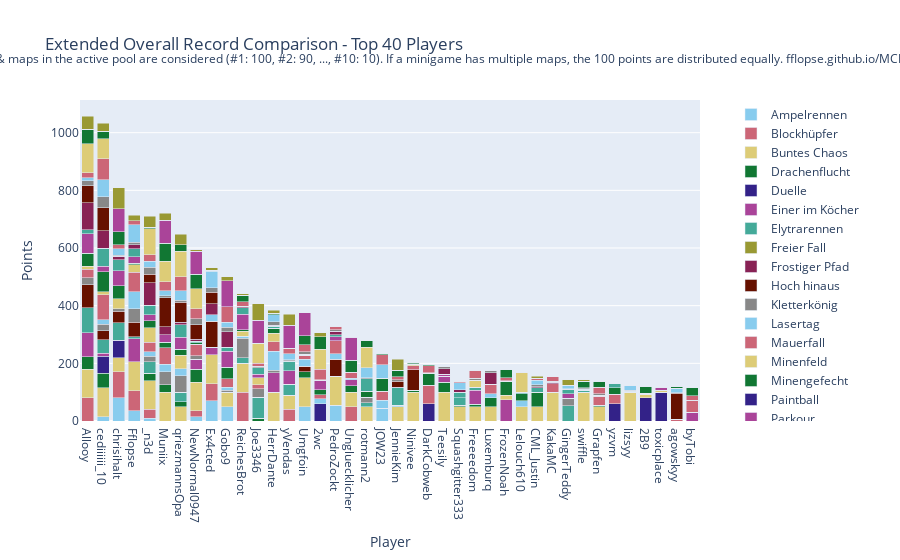

Notebook source saved alongside this figure:
### Code cell
import plotly.graph_objects as go

# Sum all columns to get the total score
outDf['Total'] = outDf.sum(axis=1)

# Sort by total score and fill N/A values with 0
outDf = outDf.sort_values(by='Total', ascending=False).fillna(0)

# Crop to top 10 players
cropDf = outDf.head(40).copy()

# Drop the 'Total' column for plotting
cropDf = cropDf.drop(columns=['Total'])

# Create a color palette
color_palette = px.colors.qualitative.Safe

# Create the stacked bar plot
fig = go.Figure()

cropDf = remove_duplicate_columns(cropDf)

for column in cropDf.columns.difference(['Player']):
    fig.add_trace(go.Bar(
        x=cropDf.index,
        y=cropDf[column],
        name=column,
        marker_color=color_palette[len(fig.data) % len(color_palette)]
    ))

# Update layout
fig.update_layout(
    barmode='stack',
    title='Extended Overall Record Comparison - Top 40 Players',
    xaxis=dict(title='Player'),
    yaxis=dict(title='Points'),
    #height=800,
    #width=1000,
    legend=dict(
        x=1.05,
        y=0.5,
        traceorder='normal',
        font=dict(size=12),
        bgcolor='rgba(255, 255, 255, 0)',
        bordercolor='rgba(0, 0, 0, 0)'
    ),
    margin=dict(r=200),  # Adjust right margin to make room for the legend
    annotations=[
        dict(
            x=0.5,
            y=1.1635,
            xref='paper',
            yref='paper',
            text='Max 100 points per minigame. Records #1 through #10 of games & maps in the active pool are considered (#1: 100, #2: 90, ..., #10: 10). If a minigame has multiple maps, the 100 points are distributed equally. fflopse.github.io/MCP-Records/data-analysis/global-ranking.ipynb',
            showarrow=False,
            font=dict(size=12),
            xanchor='center'
        )
    ]
)

fig.show()

# save the plot as an html file

fig.write_html('out/ext_overall_record_comparison.html')

### Figure 1 — Plotly figure (JSON) as saved in the notebook; plotly's stock layout.template omitted (floating-point values rounded to 4 significant figures)
{"data": [{"marker": {"color": "rgb(136, 204, 238)"}, "name": "Ampelrennen", "type": "bar", "x": ["Allooy", "cediiiiii_10", "chrisihalt", "Fflopse", "_n3d", "Muniix", "qriezmannsOpa", "NewNormal0947", "Ex4cted", "Gobo9", "ReichesBrot", "Joe3346", "HerrDante", "yVendas", "Umgfoin", "2wc", "PedroZockt", "Ungluecklicher", "rotmann2", "JOW23", "JennieKim", "Ninivee", "DarkCobweb", "Teesily", "Squashgitter333", "Freeeedom", "Luxemburq", "FrozenNoah", "Lelouch610", "CML_Justin", "KakaMC", "GingerTeddy", "swiffle", "Grapfen", "yzvm", "lizsyy", "2B9", "toxicplace", "agowskyy", "byTobi"], "y": [0.0, 15.0, 80.0, 35.0, 10.0, 0.0, 0.0, 15.0, 70.0, 50.0, 0.0, 0.0, 0.0, 0.0, 50.0, 0.0, 55.0, 0.0, 0.0, 45.0, 0.0, 0.0, 0.0, 0.0, 0.0, 0.0, 0.0, 0.0, 0.0, 0.0, 0.0, 0.0, 0.0, 0.0, 0.0, 0.0, 0.0, 0.0, 0.0, 0.0]}, {"marker": {"color": "rgb(204, 102, 119)"}, "name": "Blockhüpfer", "type": "bar", "x": ["Allooy", "cediiiiii_10", "chrisihalt", "Fflopse", "_n3d", "Muniix", "qriezmannsOpa", "NewNormal0947", "Ex4cted", "Gobo9", "ReichesBrot", "Joe3346", "HerrDante", "yVendas", "Umgfoin", "2wc", "PedroZockt", "Ungluecklicher", "rotmann2", "JOW23", "JennieKim", "Ninivee", "DarkCobweb", "Teesily", "Squashgitter333", "Freeeedom", "Luxemburq", "FrozenNoah", "Lelouch610", "CML_Justin", "KakaMC", "GingerTeddy", "swiffle", "Grapfen", "yzvm", "lizsyy", "2B9", "toxicplace", "agowskyy", "byTobi"], "y": [80.0, 0.0, 90.0, 70.0, 30.0, 0.0, 0.0, 20.0, 60.0, 0.0, 100.0, 0.0, 0.0, 40.0, 0.0, 0.0, 0.0, 50.0, 0.0, 0.0, 0.0, 0.0, 0.0, 0.0, 0.0, 0.0, 0.0, 0.0, 0.0, 0.0, 0.0, 0.0, 0.0, 0.0, 0.0, 0.0, 0.0, 0.0, 0.0, 0.0]}, {"marker": {"color": "rgb(221, 204, 119)"}, "name": "Buntes Chaos", "type": "bar", "x": ["Allooy", "cediiiiii_10", "chrisihalt", "Fflopse", "_n3d", "Muniix", "qriezmannsOpa", "NewNormal0947", "Ex4cted", "Gobo9", "ReichesBrot", "Joe3346", "HerrDante", "yVendas", "Umgfoin", "2wc", "PedroZockt", "Ungluecklicher", "rotmann2", "JOW23", "JennieKim", "Ninivee", "DarkCobweb", "Teesily", "Squashgitter333", "Freeeedom", "Luxemburq", "FrozenNoah", "Lelouch610", "CML_Justin", "KakaMC", "GingerTeddy", "swiffle", "Grapfen", "yzvm", "lizsyy", "2B9", "toxicplace", "agowskyy", "byTobi"], "y": [100.0, 100.0, 50.0, 100.0, 100.0, 100.0, 50.0, 100.0, 100.0, 50.0, 100.0, 0.0, 100.0, 50.0, 100.0, 0.0, 100.0, 50.0, 50.0, 0.0, 50.0, 100.0, 0.0, 100.0, 50.0, 50.0, 50.0, 0.0, 50.0, 50.0, 100.0, 0.0, 100.0, 50.0, 0.0, 100.0, 0.0, 0.0, 0.0, 0.0]}, {"marker": {"color": "rgb(17, 119, 51)"}, "name": "Drachenflucht", "type": "bar", "x": ["Allooy", "cediiiiii_10", "chrisihalt", "Fflopse", "_n3d", "Muniix", "qriezmannsOpa", "NewNormal0947", "Ex4cted", "Gobo9", "ReichesBrot", "Joe3346", "HerrDante", "yVendas", "Umgfoin", "2wc", "PedroZockt", "Ungluecklicher", "rotmann2", "JOW23", "JennieKim", "Ninivee", "DarkCobweb", "Teesily", "Squashgitter333", "Freeeedom", "Luxemburq", "FrozenNoah", "Lelouch610", "CML_Justin", "KakaMC", "GingerTeddy", "swiffle", "Grapfen", "yzvm", "lizsyy", "2B9", "toxicplace", "agowskyy", "byTobi"], "y": [42.5, 50.0, 0.0, 0.0, 25.0, 25.0, 17.5, 45.0, 0.0, 0.0, 0.0, 10.0, 0.0, 0.0, 20.0, 0.0, 0.0, 22.5, 0.0, 0.0, 0.0, 7.5, 0.0, 35.0, 5.0, 7.5, 30.0, 0.0, 0.0, 50.0, 0.0, 0.0, 0.0, 5.0, 0.0, 0.0, 0.0, 0.0, 0.0, 0.0]}, {"marker": {"color": "rgb(51, 34, 136)"}, "name": "Duelle", "type": "bar", "x": ["Allooy", "cediiiiii_10", "chrisihalt", "Fflopse", "_n3d", "Muniix", "qriezmannsOpa", "NewNormal0947", "Ex4cted", "Gobo9", "ReichesBrot", "Joe3346", "HerrDante", "yVendas", "Umgfoin", "2wc", "PedroZockt", "Ungluecklicher", "rotmann2", "JOW23", "JennieKim", "Ninivee", "DarkCobweb", "Teesily", "Squashgitter333", "Freeeedom", "Luxemburq", "FrozenNoah", "Lelouch610", "CML_Justin", "KakaMC", "GingerTeddy", "swiffle", "Grapfen", "yzvm", "lizsyy", "2B9", "toxicplace", "agowskyy", "byTobi"], "y": [0.0, 60.0, 60.0, 0.0, 0.0, 0.0, 0.0, 0.0, 0.0, 0.0, 0.0, 0.0, 0.0, 0.0, 0.0, 60.0, 0.0, 0.0, 0.0, 0.0, 0.0, 0.0, 60.0, 0.0, 0.0, 0.0, 0.0, 0.0, 0.0, 0.0, 0.0, 0.0, 0.0, 0.0, 60.0, 0.0, 80.0, 100.0, 0.0, 0.0]}, {"marker": {"color": "rgb(170, 68, 153)"}, "name": "Einer im Köcher", "type": "bar", "x": ["Allooy", "cediiiiii_10", "chrisihalt", "Fflopse", "_n3d", "Muniix", "qriezmannsOpa", "NewNormal0947", "Ex4cted", "Gobo9", "ReichesBrot", "Joe3346", "HerrDante", "yVendas", "Umgfoin", "2wc", "PedroZockt", "Ungluecklicher", "rotmann2", "JOW23", "JennieKim", "Ninivee", "DarkCobweb", "Teesily", "Squashgitter333", "Freeeedom", "Luxemburq", "FrozenNoah", "Lelouch610", "CML_Justin", "KakaMC", "GingerTeddy", "swiffle", "Grapfen", "yzvm", "lizsyy", "2B9", "toxicplace", "agowskyy", "byTobi"], "y": [83.33, 10.0, 0.0, 80.0, 0.0, 0.0, 0.0, 33.33, 26.67, 0.0, 0.0, 0.0, 66.67, 0.0, 0.0, 0.0, 0.0, 20.0, 0.0, 0.0, 0.0, 0.0, 0.0, 20.0, 0.0, 50.0, 0.0, 73.33, 0.0, 0.0, 0.0, 0.0, 0.0, 0.0, 0.0, 0.0, 0.0, 0.0, 0.0, 30.0]}, {"marker": {"color": "rgb(68, 170, 153)"}, "name": "Elytrarennen", "type": "bar", "x": ["Allooy", "cediiiiii_10", "chrisihalt", "Fflopse", "_n3d", "Muniix", "qriezmannsOpa", "NewNormal0947", "Ex4cted", "Gobo9", "ReichesBrot", "Joe3346", "HerrDante", "yVendas", "Umgfoin", "2wc", "PedroZockt", "Ungluecklicher", "rotmann2", "JOW23", "JennieKim", "Ninivee", "DarkCobweb", "Teesily", "Squashgitter333", "Freeeedom", "Luxemburq", "FrozenNoah", "Lelouch610", "CML_Justin", "KakaMC", "GingerTeddy", "swiffle", "Grapfen", "yzvm", "lizsyy", "2B9", "toxicplace", "agowskyy", "byTobi"], "y": [87.5, 47.5, 60.0, 7.5, 40.0, 0.0, 32.5, 0.0, 0.0, 0.0, 20.0, 72.5, 0.0, 37.5, 0.0, 0.0, 0.0, 0.0, 12.5, 0.0, 0.0, 0.0, 0.0, 0.0, 25.0, 10.0, 0.0, 0.0, 0.0, 15.0, 0.0, 52.5, 7.5, 0.0, 0.0, 0.0, 0.0, 0.0, 0.0, 0.0]}, {"marker": {"color": "rgb(153, 153, 51)"}, "name": "Freier Fall", "type": "bar", "x": ["Allooy", "cediiiiii_10", "chrisihalt", "Fflopse", "_n3d", "Muniix", "qriezmannsOpa", "NewNormal0947", "Ex4cted", "Gobo9", "ReichesBrot", "Joe3346", "HerrDante", "yVendas", "Umgfoin", "2wc", "PedroZockt", "Ungluecklicher", "rotmann2", "JOW23", "JennieKim", "Ninivee", "DarkCobweb", "Teesily", "Squashgitter333", "Freeeedom", "Luxemburq", "FrozenNoah", "Lelouch610", "CML_Justin", "KakaMC", "GingerTeddy", "swiffle", "Grapfen", "yzvm", "lizsyy", "2B9", "toxicplace", "agowskyy", "byTobi"], "y": [0.0, 0.0, 0.0, 0.0, 0.0, 0.0, 0.0, 0.0, 0.0, 0.0, 0.0, 0.0, 0.0, 0.0, 0.0, 0.0, 0.0, 0.0, 0.0, 0.0, 0.0, 0.0, 0.0, 0.0, 0.0, 0.0, 0.0, 0.0, 0.0, 0.0, 0.0, 0.0, 0.0, 0.0, 0.0, 0.0, 0.0, 0.0, 0.0, 0.0]}, {"marker": {"color": "rgb(136, 34, 85)"}, "name": "Frostiger Pfad", "type": "bar", "x": ["Allooy", "cediiiiii_10", "chrisihalt", "Fflopse", "_n3d", "Muniix", "qriezmannsOpa", "NewNormal0947", "Ex4cted", "Gobo9", "ReichesBrot", "Joe3346", "HerrDante", "yVendas", "Umgfoin", "2wc", "PedroZockt", "Ungluecklicher", "rotmann2", "JOW23", "JennieKim", "Ninivee", "DarkCobweb", "Teesily", "Squashgitter333", "Freeeedom", "Luxemburq", "FrozenNoah", "Lelouch610", "CML_Justin", "KakaMC", "GingerTeddy", "swiffle", "Grapfen", "yzvm", "lizsyy", "2B9", "toxicplace", "agowskyy", "byTobi"], "y": [0.0, 0.0, 0.0, 0.0, 0.0, 0.0, 0.0, 0.0, 0.0, 0.0, 0.0, 0.0, 0.0, 0.0, 0.0, 0.0, 0.0, 0.0, 0.0, 0.0, 0.0, 0.0, 0.0, 0.0, 0.0, 0.0, 0.0, 0.0, 0.0, 0.0, 0.0, 0.0, 0.0, 0.0, 0.0, 0.0, 0.0, 0.0, 0.0, 0.0]}, {"marker": {"color": "rgb(102, 17, 0)"}, "name": "Hoch hinaus", "type": "bar", "x": ["Allooy", "cediiiiii_10", "chrisihalt", "Fflopse", "_n3d", "Muniix", "qriezmannsOpa", "NewNormal0947", "Ex4cted", "Gobo9", "ReichesBrot", "Joe3346", "HerrDante", "yVendas", "Umgfoin", "2wc", "PedroZockt", "Ungluecklicher", "rotmann2", "JOW23", "JennieKim", "Ninivee", "DarkCobweb", "Teesily", "Squashgitter333", "Freeeedom", "Luxemburq", "FrozenNoah", "Lelouch610", "CML_Justin", "KakaMC", "GingerTeddy", "swiffle", "Grapfen", "yzvm", "lizsyy", "2B9", "toxicplace", "agowskyy", "byTobi"], "y": [80.0, 30.0, 40.0, 50.0, 0.0, 0.0, 0.0, 0.0, 90.0, 0.0, 0.0, 0.0, 0.0, 0.0, 20.0, 0.0, 60.0, 0.0, 0.0, 0.0, 0.0, 70.0, 0.0, 0.0, 0.0, 0.0, 0.0, 0.0, 0.0, 0.0, 0.0, 0.0, 0.0, 0.0, 0.0, 0.0, 0.0, 0.0, 0.0, 0.0]}, {"marker": {"color": "rgb(136, 136, 136)"}, "name": "Kletterkönig", "type": "bar", "x": ["Allooy", "cediiiiii_10", "chrisihalt", "Fflopse", "_n3d", "Muniix", "qriezmannsOpa", "NewNormal0947", "Ex4cted", "Gobo9", "ReichesBrot", "Joe3346", "HerrDante", "yVendas", "Umgfoin", "2wc", "PedroZockt", "Ungluecklicher", "rotmann2", "JOW23", "JennieKim", "Ninivee", "DarkCobweb", "Teesily", "Squashgitter333", "Freeeedom", "Luxemburq", "FrozenNoah", "Lelouch610", "CML_Justin", "KakaMC", "GingerTeddy", "swiffle", "Grapfen", "yzvm", "lizsyy", "2B9", "toxicplace", "agowskyy", "byTobi"], "y": [23.33, 23.33, 10.0, 46.67, 20.0, 46.67, 56.67, 13.33, 0.0, 6.667, 66.67, 30.0, 10.0, 0.0, 0.0, 0.0, 0.0, 0.0, 20.0, 0.0, 0.0, 0.0, 0.0, 0.0, 0.0, 0.0, 0.0, 0.0, 0.0, 0.0, 0.0, 26.67, 0.0, 0.0, 0.0, 0.0, 0.0, 0.0, 0.0, 0.0]}, {"marker": {"color": "rgb(136, 204, 238)"}, "name": "Lasertag", "type": "bar", "x": ["Allooy", "cediiiiii_10", "chrisihalt", "Fflopse", "_n3d", "Muniix", "qriezmannsOpa", "NewNormal0947", "Ex4cted", "Gobo9", "ReichesBrot", "Joe3346", "HerrDante", "yVendas", "Umgfoin", "2wc", "PedroZockt", "Ungluecklicher", "rotmann2", "JOW23", "JennieKim", "Ninivee", "DarkCobweb", "Teesily", "Squashgitter333", "Freeeedom", "Luxemburq", "FrozenNoah", "Lelouch610", "CML_Justin", "KakaMC", "GingerTeddy", "swiffle", "Grapfen", "yzvm", "lizsyy", "2B9", "toxicplace", "agowskyy", "byTobi"], "y": [0.0, 15.0, 0.0, 60.0, 15.0, 25.0, 25.0, 0.0, 22.5, 10.0, 7.5, 0.0, 65.0, 0.0, 25.0, 17.5, 17.5, 0.0, 0.0, 27.5, 5.0, 0.0, 0.0, 0.0, 0.0, 0.0, 15.0, 0.0, 20.0, 0.0, 0.0, 0.0, 0.0, 0.0, 0.0, 0.0, 0.0, 0.0, 0.0, 0.0]}, {"marker": {"color": "rgb(204, 102, 119)"}, "name": "Mauerfall", "type": "bar", "x": ["Allooy", "cediiiiii_10", "chrisihalt", "Fflopse", "_n3d", "Muniix", "qriezmannsOpa", "NewNormal0947", "Ex4cted", "Gobo9", "ReichesBrot", "Joe3346", "HerrDante", "yVendas", "Umgfoin", "2wc", "PedroZockt", "Ungluecklicher", "rotmann2", "JOW23", "JennieKim", "Ninivee", "DarkCobweb", "Teesily", "Squashgitter333", "Freeeedom", "Luxemburq", "FrozenNoah", "Lelouch610", "CML_Justin", "KakaMC", "GingerTeddy", "swiffle", "Grapfen", "yzvm", "lizsyy", "2B9", "toxicplace", "agowskyy", "byTobi"], "y": [30.0, 86.67, 0.0, 66.67, 33.33, 56.67, 0.0, 40.0, 0.0, 30.0, 0.0, 13.33, 33.33, 0.0, 13.33, 13.33, 46.67, 0.0, 0.0, 30.0, 0.0, 13.33, 63.33, 0.0, 0.0, 0.0, 33.33, 0.0, 0.0, 0.0, 30.0, 0.0, 0.0, 30.0, 33.33, 0.0, 0.0, 0.0, 6.667, 40.0]}, {"marker": {"color": "rgb(221, 204, 119)"}, "name": "Minenfeld", "type": "bar", "x": ["Allooy", "cediiiiii_10", "chrisihalt", "Fflopse", "_n3d", "Muniix", "qriezmannsOpa", "NewNormal0947", "Ex4cted", "Gobo9", "ReichesBrot", "Joe3346", "HerrDante", "yVendas", "Umgfoin", "2wc", "PedroZockt", "Ungluecklicher", "rotmann2", "JOW23", "JennieKim", "Ninivee", "DarkCobweb", "Teesily", "Squashgitter333", "Freeeedom", "Luxemburq", "FrozenNoah", "Lelouch610", "CML_Justin", "KakaMC", "GingerTeddy", "swiffle", "Grapfen", "yzvm", "lizsyy", "2B9", "toxicplace", "agowskyy", "byTobi"], "y": [10.0, 10.0, 33.33, 26.67, 50.0, 0.0, 46.67, 0.0, 0.0, 0.0, 16.67, 23.33, 30.0, 0.0, 0.0, 0.0, 0.0, 0.0, 0.0, 0.0, 0.0, 6.667, 0.0, 0.0, 0.0, 23.33, 0.0, 16.67, 0.0, 0.0, 0.0, 0.0, 0.0, 0.0, 0.0, 0.0, 13.33, 6.667, 0.0, 0.0]}, {"marker": {"color": "rgb(17, 119, 51)"}, "name": "Minengefecht", "type": "bar", "x": ["Allooy", "cediiiiii_10", "chrisihalt", "Fflopse", "_n3d", "Muniix", "qriezmannsOpa", "NewNormal0947", "Ex4cted", "Gobo9", "ReichesBrot", "Joe3346", "HerrDante", "yVendas", "Umgfoin", "2wc", "PedroZockt", "Ungluecklicher", "rotmann2", "JOW23", "JennieKim", "Ninivee", "DarkCobweb", "Teesily", "Squashgitter333", "Freeeedom", "Luxemburq", "FrozenNoah", "Lelouch610", "CML_Justin", "KakaMC", "GingerTeddy", "swiffle", "Grapfen", "yzvm", "lizsyy", "2B9", "toxicplace", "agowskyy", "byTobi"], "y": [45.0, 70.0, 45.0, 5.0, 25.0, 20.0, 20.0, 5.0, 0.0, 40.0, 5.0, 0.0, 17.5, 0.0, 0.0, 17.5, 0.0, 0.0, 20.0, 45.0, 0.0, 0.0, 42.5, 0.0, 0.0, 0.0, 0.0, 47.5, 25.0, 0.0, 0.0, 0.0, 0.0, 5.0, 22.5, 0.0, 0.0, 0.0, 0.0, 0.0]}, {"marker": {"color": "rgb(51, 34, 136)"}, "name": "Paintball", "type": "bar", "x": ["Allooy", "cediiiiii_10", "chrisihalt", "Fflopse", "_n3d", "Muniix", "qriezmannsOpa", "NewNormal0947", "Ex4cted", "Gobo9", "ReichesBrot", "Joe3346", "HerrDante", "yVendas", "Umgfoin", "2wc", "PedroZockt", "Ungluecklicher", "rotmann2", "JOW23", "JennieKim", "Ninivee", "DarkCobweb", "Teesily", "Squashgitter333", "Freeeedom", "Luxemburq", "FrozenNoah", "Lelouch610", "CML_Justin", "KakaMC", "GingerTeddy", "swiffle", "Grapfen", "yzvm", "lizsyy", "2B9", "toxicplace", "agowskyy", "byTobi"], "y": [0.0, 0.0, 0.0, 0.0, 0.0, 0.0, 0.0, 0.0, 0.0, 0.0, 0.0, 0.0, 0.0, 0.0, 0.0, 0.0, 0.0, 0.0, 0.0, 0.0, 0.0, 0.0, 0.0, 0.0, 0.0, 0.0, 0.0, 0.0, 0.0, 0.0, 0.0, 0.0, 0.0, 0.0, 0.0, 0.0, 0.0, 0.0, 0.0, 0.0]}, {"marker": {"color": "rgb(170, 68, 153)"}, "name": "Parkour", "type": "bar", "x": ["Allooy", "cediiiiii_10", "chrisihalt", "Fflopse", "_n3d", "Muniix", "qriezmannsOpa", "NewNormal0947", "Ex4cted", "Gobo9", "ReichesBrot", "Joe3346", "HerrDante", "yVendas", "Umgfoin", "2wc", "PedroZockt", "Ungluecklicher", "rotmann2", "JOW23", "JennieKim", "Ninivee", "DarkCobweb", "Teesily", "Squashgitter333", "Freeeedom", "Luxemburq", "FrozenNoah", "Lelouch610", "CML_Justin", "KakaMC", "GingerTeddy", "swiffle", "Grapfen", "yzvm", "lizsyy", "2B9", "toxicplace", "agowskyy", "byTobi"], "y": [67.5, 20.0, 52.5, 22.5, 20.0, 25.0, 42.5, 0.0, 0.0, 55.0, 55.0, 12.5, 0.0, 47.5, 0.0, 32.5, 12.5, 0.0, 0.0, 0.0, 0.0, 0.0, 0.0, 7.5, 0.0, 0.0, 0.0, 0.0, 0.0, 0.0, 0.0, 15.0, 0.0, 0.0, 0.0, 0.0, 0.0, 10.0, 0.0, 0.0]}, {"marker": {"color": "rgb(68, 170, 153)"}, "name": "Pferderennen", "type": "bar", "x": ["Allooy", "cediiiiii_10", "chrisihalt", "Fflopse", "_n3d", "Muniix", "qriezmannsOpa", "NewNormal0947", "Ex4cted", "Gobo9", "ReichesBrot", "Joe3346", "HerrDante", "yVendas", "Umgfoin", "2wc", "PedroZockt", "Ungluecklicher", "rotmann2", "JOW23", "JennieKim", "Ninivee", "DarkCobweb", "Teesily", "Squashgitter333", "Freeeedom", "Luxemburq", "FrozenNoah", "Lelouch610", "CML_Justin", "KakaMC", "GingerTeddy", "swiffle", "Grapfen", "yzvm", "lizsyy", "2B9", "toxicplace", "agowskyy", "byTobi"], "y": [15.0, 61.67, 38.33, 26.67, 33.33, 0.0, 43.33, 5.0, 0.0, 15.0, 21.67, 23.33, 6.667, 31.67, 3.333, 0.0, 8.333, 0.0, 43.33, 0.0, 60.0, 0.0, 0.0, 0.0, 20.0, 0.0, 0.0, 0.0, 3.333, 0.0, 0.0, 15.0, 3.333, 0.0, 13.33, 3.333, 0.0, 0.0, 0.0, 0.0]}, {"marker": {"color": "rgb(153, 153, 51)"}, "name": "Reihenfolge", "type": "bar", "x": ["Allooy", "cediiiiii_10", "chrisihalt", "Fflopse", "_n3d", "Muniix", "qriezmannsOpa", "NewNormal0947", "Ex4cted", "Gobo9", "ReichesBrot", "Joe3346", "HerrDante", "yVendas", "Umgfoin", "2wc", "PedroZockt", "Ungluecklicher", "rotmann2", "JOW23", "JennieKim", "Ninivee", "DarkCobweb", "Teesily", "Squashgitter333", "Freeeedom", "Luxemburq", "FrozenNoah", "Lelouch610", "CML_Justin", "KakaMC", "GingerTeddy", "swiffle", "Grapfen", "yzvm", "lizsyy", "2B9", "toxicplace", "agowskyy", "byTobi"], "y": [0.0, 0.0, 0.0, 0.0, 0.0, 0.0, 0.0, 0.0, 0.0, 0.0, 0.0, 0.0, 0.0, 0.0, 0.0, 0.0, 0.0, 0.0, 0.0, 0.0, 0.0, 0.0, 0.0, 0.0, 0.0, 0.0, 0.0, 0.0, 0.0, 0.0, 0.0, 0.0, 0.0, 0.0, 0.0, 0.0, 0.0, 0.0, 0.0, 0.0]}, {"marker": {"color": "rgb(136, 34, 85)"}, "name": "Replika", "type": "bar", "x": ["Allooy", "cediiiiii_10", "chrisihalt", "Fflopse", "_n3d", "Muniix", "qriezmannsOpa", "NewNormal0947", "Ex4cted", "Gobo9", "ReichesBrot", "Joe3346", "HerrDante", "yVendas", "Umgfoin", "2wc", "PedroZockt", "Ungluecklicher", "rotmann2", "JOW23", "JennieKim", "Ninivee", "DarkCobweb", "Teesily", "Squashgitter333", "Freeeedom", "Luxemburq", "FrozenNoah", "Lelouch610", "CML_Justin", "KakaMC", "GingerTeddy", "swiffle", "Grapfen", "yzvm", "lizsyy", "2B9", "toxicplace", "agowskyy", "byTobi"], "y": [92.2, 60.17, 12.03, 15.34, 77.03, 28.64, 8.22, 7.542, 36.69, 53.64, 3.051, 0.4237, 3.305, 1.864, 0.0, 1.78, 11.02, 0.2542, 0.5932, 0.5085, 2.373, 0.0, 0.0, 19.07, 8.305, 1.102, 38.31, 0.0, 0.7627, 4.068, 4.576, 0.2542, 1.695, 0.0, 0.0, 0.9322, 0.0, 0.0, 0.0, 0.0]}, {"marker": {"color": "rgb(102, 17, 0)"}, "name": "Runterpurzeln", "type": "bar", "x": ["Allooy", "cediiiiii_10", "chrisihalt", "Fflopse", "_n3d", "Muniix", "qriezmannsOpa", "NewNormal0947", "Ex4cted", "Gobo9", "ReichesBrot", "Joe3346", "HerrDante", "yVendas", "Umgfoin", "2wc", "PedroZockt", "Ungluecklicher", "rotmann2", "JOW23", "JennieKim", "Ninivee", "DarkCobweb", "Teesily", "Squashgitter333", "Freeeedom", "Luxemburq", "FrozenNoah", "Lelouch610", "CML_Justin", "KakaMC", "GingerTeddy", "swiffle", "Grapfen", "yzvm", "lizsyy", "2B9", "toxicplace", "agowskyy", "byTobi"], "y": [60.0, 80.0, 0.0, 0.0, 30.0, 100.0, 70.0, 50.0, 40.0, 0.0, 0.0, 0.0, 0.0, 0.0, 0.0, 0.0, 0.0, 0.0, 0.0, 0.0, 20.0, 0.0, 0.0, 0.0, 0.0, 0.0, 0.0, 0.0, 0.0, 0.0, 0.0, 0.0, 0.0, 0.0, 0.0, 0.0, 0.0, 0.0, 90.0, 0.0]}, {"marker": {"color": "rgb(136, 136, 136)"}, "name": "Sammelwahn", "type": "bar", "x": ["Allooy", "cediiiiii_10", "chrisihalt", "Fflopse", "_n3d", "Muniix", "qriezmannsOpa", "NewNormal0947", "Ex4cted", "Gobo9", "ReichesBrot", "Joe3346", "HerrDante", "yVendas", "Umgfoin", "2wc", "PedroZockt", "Ungluecklicher", "rotmann2", "JOW23", "JennieKim", "Ninivee", "DarkCobweb", "Teesily", "Squashgitter333", "Freeeedom", "Luxemburq", "FrozenNoah", "Lelouch610", "CML_Justin", "KakaMC", "GingerTeddy", "swiffle", "Grapfen", "yzvm", "lizsyy", "2B9", "toxicplace", "agowskyy", "byTobi"], "y": [16.98, 38.14, 4.419, 8.837, 25.35, 7.442, 6.279, 21.16, 16.74, 14.65, 2.093, 4.419, 11.4, 4.186, 8.605, 0.0, 4.651, 0.9302, 3.953, 0.4651, 6.047, 1.395, 1.395, 6.047, 0.0, 6.977, 8.837, 2.326, 0.4651, 6.744, 2.558, 1.628, 2.791, 4.419, 0.0, 2.791, 2.326, 0.0, 1.86, 1.163]}, {"marker": {"color": "rgb(136, 204, 238)"}, "name": "Schießstand", "type": "bar", "x": ["Allooy", "cediiiiii_10", "chrisihalt", "Fflopse", "_n3d", "Muniix", "qriezmannsOpa", "NewNormal0947", "Ex4cted", "Gobo9", "ReichesBrot", "Joe3346", "HerrDante", "yVendas", "Umgfoin", "2wc", "PedroZockt", "Ungluecklicher", "rotmann2", "JOW23", "JennieKim", "Ninivee", "DarkCobweb", "Teesily", "Squashgitter333", "Freeeedom", "Luxemburq", "FrozenNoah", "Lelouch610", "CML_Justin", "KakaMC", "GingerTeddy", "swiffle", "Grapfen", "yzvm", "lizsyy", "2B9", "toxicplace", "agowskyy", "byTobi"], "y": [10.0, 60.0, 22.5, 60.0, 20.0, 17.5, 32.5, 0.0, 57.5, 17.5, 0.0, 0.0, 25.0, 20.0, 0.0, 0.0, 0.0, 5.0, 35.0, 47.5, 0.0, 0.0, 0.0, 0.0, 25.0, 0.0, 0.0, 0.0, 0.0, 15.0, 0.0, 12.5, 0.0, 0.0, 0.0, 15.0, 0.0, 0.0, 15.0, 0.0]}, {"marker": {"color": "rgb(204, 102, 119)"}, "name": "Skywars", "type": "bar", "x": ["Allooy", "cediiiiii_10", "chrisihalt", "Fflopse", "_n3d", "Muniix", "qriezmannsOpa", "NewNormal0947", "Ex4cted", "Gobo9", "ReichesBrot", "Joe3346", "HerrDante", "yVendas", "Umgfoin", "2wc", "PedroZockt", "Ungluecklicher", "rotmann2", "JOW23", "JennieKim", "Ninivee", "DarkCobweb", "Teesily", "Squashgitter333", "Freeeedom", "Luxemburq", "FrozenNoah", "Lelouch610", "CML_Justin", "KakaMC", "GingerTeddy", "swiffle", "Grapfen", "yzvm", "lizsyy", "2B9", "toxicplace", "agowskyy", "byTobi"], "y": [18.33, 71.67, 13.33, 13.33, 23.33, 31.67, 48.33, 33.33, 3.333, 53.33, 16.67, 10.0, 0.0, 20.0, 25.0, 36.67, 13.33, 20.0, 0.0, 33.33, 10.0, 0.0, 25.0, 0.0, 3.333, 26.67, 0.0, 10.0, 0.0, 6.667, 16.67, 0.0, 0.0, 23.33, 0.0, 0.0, 0.0, 0.0, 0.0, 16.67]}, {"marker": {"color": "rgb(221, 204, 119)"}, "name": "Spleef", "type": "bar", "x": ["Allooy", "cediiiiii_10", "chrisihalt", "Fflopse", "_n3d", "Muniix", "qriezmannsOpa", "NewNormal0947", "Ex4cted", "Gobo9", "ReichesBrot", "Joe3346", "HerrDante", "yVendas", "Umgfoin", "2wc", "PedroZockt", "Ungluecklicher", "rotmann2", "JOW23", "JennieKim", "Ninivee", "DarkCobweb", "Teesily", "Squashgitter333", "Freeeedom", "Luxemburq", "FrozenNoah", "Lelouch610", "CML_Justin", "KakaMC", "GingerTeddy", "swiffle", "Grapfen", "yzvm", "lizsyy", "2B9", "toxicplace", "agowskyy", "byTobi"], "y": [100.0, 70.0, 0.0, 0.0, 90.0, 70.0, 90.0, 70.0, 0.0, 0.0, 0.0, 70.0, 0.0, 0.0, 0.0, 70.0, 0.0, 0.0, 70.0, 0.0, 0.0, 0.0, 0.0, 0.0, 0.0, 0.0, 0.0, 0.0, 70.0, 0.0, 0.0, 0.0, 0.0, 0.0, 0.0, 0.0, 0.0, 0.0, 0.0, 0.0]}, {"marker": {"color": "rgb(17, 119, 51)"}, "name": "Survivalgames", "type": "bar", "x": ["Allooy", "cediiiiii_10", "chrisihalt", "Fflopse", "_n3d", "Muniix", "qriezmannsOpa", "NewNormal0947", "Ex4cted", "Gobo9", "ReichesBrot", "Joe3346", "HerrDante", "yVendas", "Umgfoin", "2wc", "PedroZockt", "Ungluecklicher", "rotmann2", "JOW23", "JennieKim", "Ninivee", "DarkCobweb", "Teesily", "Squashgitter333", "Freeeedom", "Luxemburq", "FrozenNoah", "Lelouch610", "CML_Justin", "KakaMC", "GingerTeddy", "swiffle", "Grapfen", "yzvm", "lizsyy", "2B9", "toxicplace", "agowskyy", "byTobi"], "y": [50.0, 25.0, 45.0, 0.0, 5.0, 62.5, 22.5, 50.0, 0.0, 0.0, 22.5, 0.0, 5.0, 0.0, 30.0, 42.5, 0.0, 42.5, 25.0, 5.0, 22.5, 5.0, 5.0, 0.0, 0.0, 0.0, 0.0, 27.5, 0.0, 0.0, 0.0, 0.0, 22.5, 20.0, 0.0, 0.0, 25.0, 0.0, 5.0, 27.5]}, {"marker": {"color": "rgb(51, 34, 136)"}, "name": "Todeswürfel", "type": "bar", "x": ["Allooy", "cediiiiii_10", "chrisihalt", "Fflopse", "_n3d", "Muniix", "qriezmannsOpa", "NewNormal0947", "Ex4cted", "Gobo9", "ReichesBrot", "Joe3346", "HerrDante", "yVendas", "Umgfoin", "2wc", "PedroZockt", "Ungluecklicher", "rotmann2", "JOW23", "JennieKim", "Ninivee", "DarkCobweb", "Teesily", "Squashgitter333", "Freeeedom", "Luxemburq", "FrozenNoah", "Lelouch610", "CML_Justin", "KakaMC", "GingerTeddy", "swiffle", "Grapfen", "yzvm", "lizsyy", "2B9", "toxicplace", "agowskyy", "byTobi"], "y": [0.0, 0.0, 0.0, 0.0, 0.0, 0.0, 0.0, 0.0, 0.0, 0.0, 0.0, 0.0, 0.0, 0.0, 0.0, 0.0, 0.0, 0.0, 0.0, 0.0, 0.0, 0.0, 0.0, 0.0, 0.0, 0.0, 0.0, 0.0, 0.0, 0.0, 0.0, 0.0, 0.0, 0.0, 0.0, 0.0, 0.0, 0.0, 0.0, 0.0]}, {"marker": {"color": "rgb(170, 68, 153)"}, "name": "Turmroulette", "type": "bar", "x": ["Allooy", "cediiiiii_10", "chrisihalt", "Fflopse", "_n3d", "Muniix", "qriezmannsOpa", "NewNormal0947", "Ex4cted", "Gobo9", "ReichesBrot", "Joe3346", "HerrDante", "yVendas", "Umgfoin", "2wc", "PedroZockt", "Ungluecklicher", "rotmann2", "JOW23", "JennieKim", "Ninivee", "DarkCobweb", "Teesily", "Squashgitter333", "Freeeedom", "Luxemburq", "FrozenNoah", "Lelouch610", "CML_Justin", "KakaMC", "GingerTeddy", "swiffle", "Grapfen", "yzvm", "lizsyy", "2B9", "toxicplace", "agowskyy", "byTobi"], "y": [0.0, 0.0, 80.0, 0.0, 0.0, 80.0, 0.0, 80.0, 0.0, 90.0, 0.0, 80.0, 0.0, 80.0, 80.0, 0.0, 0.0, 80.0, 0.0, 0.0, 0.0, 0.0, 0.0, 0.0, 0.0, 0.0, 0.0, 0.0, 0.0, 0.0, 0.0, 0.0, 0.0, 0.0, 0.0, 0.0, 0.0, 0.0, 0.0, 0.0]}, {"marker": {"color": "rgb(68, 170, 153)"}, "name": "Waffenfolge", "type": "bar", "x": ["Allooy", "cediiiiii_10", "chrisihalt", "Fflopse", "_n3d", "Muniix", "qriezmannsOpa", "NewNormal0947", "Ex4cted", "Gobo9", "ReichesBrot", "Joe3346", "HerrDante", "yVendas", "Umgfoin", "2wc", "PedroZockt", "Ungluecklicher", "rotmann2", "JOW23", "JennieKim", "Ninivee", "DarkCobweb", "Teesily", "Squashgitter333", "Freeeedom", "Luxemburq", "FrozenNoah", "Lelouch610", "CML_Justin", "KakaMC", "GingerTeddy", "swiffle", "Grapfen", "yzvm", "lizsyy", "2B9", "toxicplace", "agowskyy", "byTobi"], "y": [0.0, 0.0, 0.0, 0.0, 0.0, 0.0, 0.0, 0.0, 0.0, 0.0, 0.0, 0.0, 0.0, 0.0, 0.0, 0.0, 0.0, 0.0, 0.0, 0.0, 0.0, 0.0, 0.0, 0.0, 0.0, 0.0, 0.0, 0.0, 0.0, 0.0, 0.0, 0.0, 0.0, 0.0, 0.0, 0.0, 0.0, 0.0, 0.0, 0.0]}, {"marker": {"color": "rgb(153, 153, 51)"}, "name": "Wettrennen", "type": "bar", "x": ["Allooy", "cediiiiii_10", "chrisihalt", "Fflopse", "_n3d", "Muniix", "qriezmannsOpa", "NewNormal0947", "Ex4cted", "Gobo9", "ReichesBrot", "Joe3346", "HerrDante", "yVendas", "Umgfoin", "2wc", "PedroZockt", "Ungluecklicher", "rotmann2", "JOW23", "JennieKim", "Ninivee", "DarkCobweb", "Teesily", "Squashgitter333", "Freeeedom", "Luxemburq", "FrozenNoah", "Lelouch610", "CML_Justin", "KakaMC", "GingerTeddy", "swiffle", "Grapfen", "yzvm", "lizsyy", "2B9", "toxicplace", "agowskyy", "byTobi"], "y": [46.0, 28.0, 72.0, 20.0, 38.0, 24.0, 36.0, 6.0, 8.0, 14.0, 4.0, 56.0, 10.0, 38.0, 0.0, 14.0, 0.0, 0.0, 0.0, 0.0, 38.0, 0.0, 0.0, 0.0, 0.0, 0.0, 0.0, 0.0, 0.0, 8.0, 0.0, 20.0, 6.0, 0.0, 0.0, 0.0, 0.0, 0.0, 0.0, 0.0]}], "layout": {"annotations": [{"font": {"size": 12}, "showarrow": false, "text": "Max 100 points per minigame. Records #1 through #10 of games & maps in the active pool are considered (#1: 100, #2: 90, ..., #10: 10). If a minigame has multiple maps, the 100 points are distributed equally. fflopse.github.io/MCP-Records/data-analysis/global-ranking.ipynb", "x": 0.5, "xanchor": "center", "xref": "paper", "y": 1.163, "yref": "paper"}], "barmode": "stack", "legend": {"bgcolor": "rgba(255, 255, 255, 0)", "bordercolor": "rgba(0, 0, 0, 0)", "font": {"size": 12}, "traceorder": "normal", "x": 1.05, "y": 0.5}, "margin": {"r": 200}, "title": {"text": "Extended Overall Record Comparison - Top 40 Players"}, "xaxis": {"title": {"text": "Player"}}, "yaxis": {"title": {"text": "Points"}}}}
